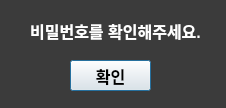
<?xml version="1.0" encoding="UTF-8"?>
<ui version="4.0">
 <class>Dialog</class>
 <widget class="QDialog" name="Dialog">
  <property name="geometry">
   <rect>
    <x>0</x>
    <y>0</y>
    <width>226</width>
    <height>108</height>
   </rect>
  </property>
  <property name="windowTitle">
   <string>Dialog</string>
  </property>
  <widget class="QLabel" name="car_bg">
   <property name="geometry">
    <rect>
     <x>0</x>
     <y>0</y>
     <width>311</width>
     <height>141</height>
    </rect>
   </property>
   <property name="styleSheet">
    <string notr="true">background-color: rgb(59, 59, 59);</string>
   </property>
   <property name="text">
    <string/>
   </property>
   <property name="alignment">
    <set>Qt::AlignCenter</set>
   </property>
  </widget>
  <widget class="QLabel" name="label">
   <property name="geometry">
    <rect>
     <x>20</x>
     <y>16</y>
     <width>191</width>
     <height>30</height>
    </rect>
   </property>
   <property name="styleSheet">
    <string notr="true">font: bold 16px;
color: white;</string>
   </property>
   <property name="text">
    <string>비밀번호를 확인해주세요.</string>
   </property>
   <property name="alignment">
    <set>Qt::AlignCenter</set>
   </property>
  </widget>
  <widget class="QPushButton" name="alert_ok">
   <property name="geometry">
    <rect>
     <x>70</x>
     <y>60</y>
     <width>81</width>
     <height>31</height>
    </rect>
   </property>
   <property name="styleSheet">
    <string notr="true">font: bold 16px;
color: black;</string>
   </property>
   <property name="text">
    <string>확인</string>
   </property>
  </widget>
 </widget>
 <resources/>
 <connections/>
</ui>
